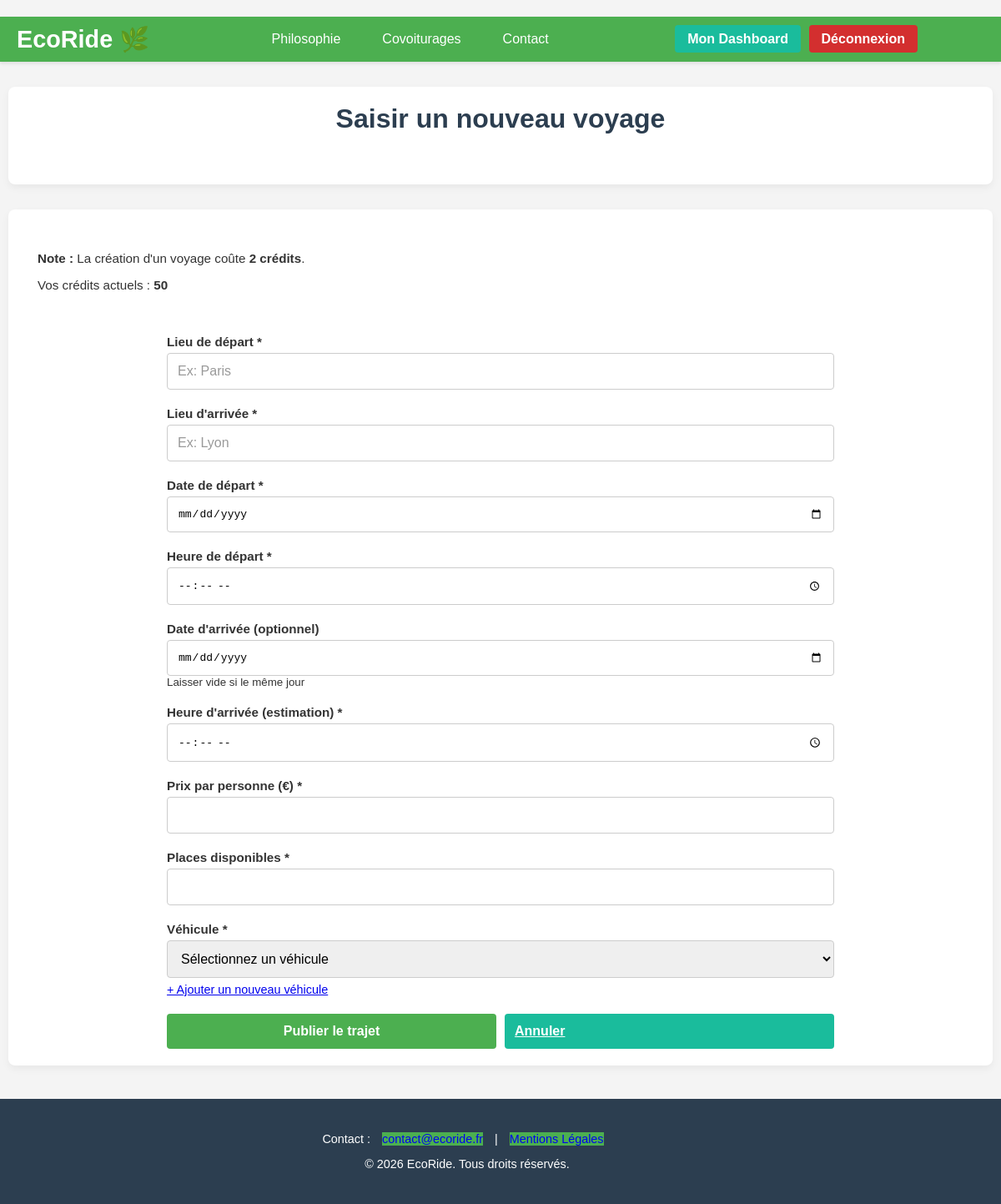
Page /public/index.php?p=trajets.nouveau (signed in) on the earlier database version.
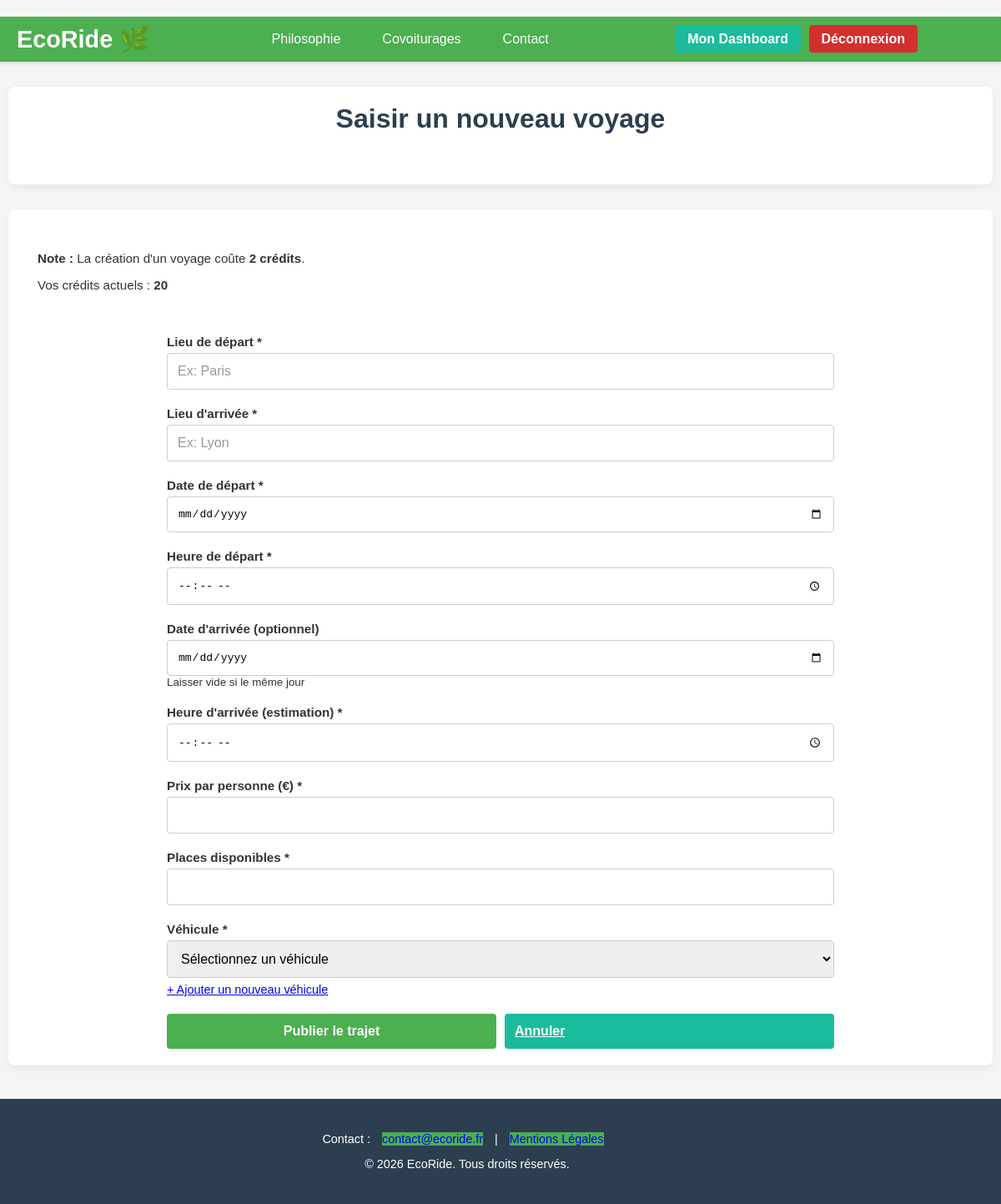
Same page on the later database version.
### tables this page shows
CREATE TABLE IF NOT EXISTS `utilisateur` (
  `utilisateur_id` INT NOT NULL AUTO_INCREMENT,
  `nom` VARCHAR(50) NOT NULL,
  `prenom` VARCHAR(50) NOT NULL,
  `email` VARCHAR(50) NOT NULL UNIQUE,  
  `password` VARCHAR(50) NOT NULL,
  `telephone` VARCHAR(50) NULL,
  `adresse` VARCHAR(50) NULL,
  `date_naissance` VARCHAR(50) NULL,  
  `photo` BLOB NULL,
  `pseudo` VARCHAR(50) NOT NULL UNIQUE,
  `role_id` INT NOT NULL,  
  `credit` INT NOT NULL DEFAULT 20,
  PRIMARY KEY (`utilisateur_id`),
  INDEX `fk_utilisateur_role_idx` (`role_id` ASC),
  CONSTRAINT `fk_utilisateur_role`
    FOREIGN KEY (`role_id`)
    REFERENCES `role` (`role_id`)
);

### core/Controller/Controller.php (called while the page is built, shortened)
<?php
class Controller
{
    protected $viewPath;
    protected function render($view, $variables = [])
    {
        extract($variables);
        require($this->viewPath . str_replace('.', '/', $view) . '.php');
    }
}

### app/Controller/TrajetsController.php (called while the page is built, shortened)
<?php
class TrajetsController extends AppController
{
    public function nouveau()
    {
        $utilisateur = $this->Utilisateur->find($_SESSION['auth']);
        $this->render('trajets.nouveau.index', compact('form', 'voitures', 'utilisateur'));
    }
}

### core/Model/Model.php (called while the page is built, shortened)
<?php
class Model
{
    protected $table;
    protected $column;
    protected $db;
    public function __construct(Database $db)
    {
        $this->db = $db;
    }
    public function find($id)
    {
        return $this->query("SELECT * FROM {$this->table} WHERE {$this->column} = ?", [$id], true);
    }
    public function query($statement, $attributes = null, $one = false)
    {
        $classe_name = str_replace('Model', 'Entity', get_class($this));
        if ($attributes) {
            return $this->db->prepare(
                $statement,
                $attributes,
                $classe_name,
                $one
            );
        } else {
            return $this->db->query(
                $statement,
                $classe_name,
                $one
            );
        }
    }
}

### core/Database/MysqlDatabase.php (called while the page is built, shortened)
<?php
class MysqlDatabase extends Database
{
    private $dbname;
    private $dbusername;
    private $dbpassword;
    private $dbhost;
    private $pdo;
    public function __construct($dbname = '', $dbusername = 'root', $dbpassword = '', $dbhost = 'localhost')
    {
        $this->dbname = $dbname;
        $this->dbusername = $dbusername;
        $this->dbpassword = $dbpassword;
        $this->dbhost = $dbhost;
    }
    private function getPdo()
    {
        if ($this->pdo === null) {
            $dns = 'mysql:host=' . $this->dbhost . ';dbname=' . $this->dbname;
            $pdo = new PDO($dns, $this->dbusername, $this->dbpassword);
            $pdo->setAttribute(PDO::ATTR_ERRMODE, PDO::ERRMODE_EXCEPTION);
            $this->pdo = $pdo;
        }
        return $this->pdo;
    }
    public function prepare($statement, $attributes, $class_name = null, $one = false)
    {
        $req = $this->getPdo()->prepare($statement);
        $res = $req->execute($attributes);
        if ($class_name === null) {
            $req->setFetchMode(PDO::FETCH_OBJ);
        } else {
            $req->setFetchMode(PDO::FETCH_CLASS, $class_name);
        }
        if ($one) {
            $datas = $req->fetch();
        } else {
            $datas = $req->fetchAll();
        }
        return $datas;
    }
}

### app/Autoloader.php (called while the page is built, shortened)
<?php
class Autoloader
{
    static function fautoload($class)
    {
        if (strpos($class, __NAMESPACE__) === 0) {
            $class = str_replace(__NAMESPACE__ . '\\', '', $class);
            $class = str_replace('\\', '/', $class);
        }
    }
}

### core/Autoloader.php (called while the page is built, shortened)
<?php
class Autoloader
{
    static function fautoload($class)
    {
        if (strpos($class, __NAMESPACE__) === 0) {
            $class = str_replace(__NAMESPACE__ . '\\', '', $class);
            $class = str_replace('\\', '/', $class);
        }
    }
}

### app/Views/trajets/nouveau/index.php (the view, shortened to what the rows shown need)
<section class="presentation-section">
    <div class="presentation-content">
        <div class="dashboard-header" style="background: none; color: inherit; padding: 0; box-shadow: none;">
            <h1>Saisir un nouveau voyage</h1>
        </div>
    </div>
</section>
<section class="presentation-section">
    <div class="presentation-content">
        <div class="alert alert-info" style="margin-bottom: 20px; text-align: left;">
            <p>Vos crédits actuels : <strong><?= htmlspecialchars($utilisateur->credit) ?></strong></p>
        </div>
    </div>
</section>

Differences in the rows shown:
changed utilisateur: credit "50" → "20"
